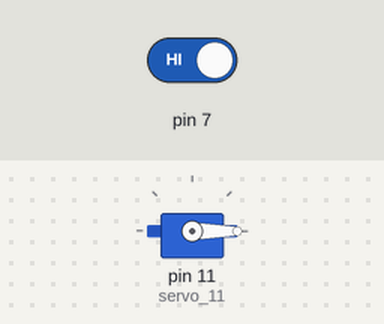
This sketch was run on a simulated Arduino Uno, built with avr-gcc and run on an emulated ATmega328P. On the bench: servo. Inputs (shaded band) come from the test bench; at power-on: pin 7 HIGH.

Above: at 2.8 s.
2.9 s: pin 7 driven LOW
At 3.9 s:
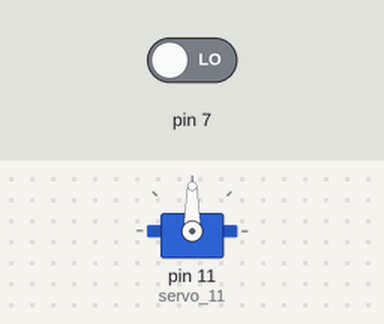
4.5 s: pin 7 driven HIGH
At 8.9 s:
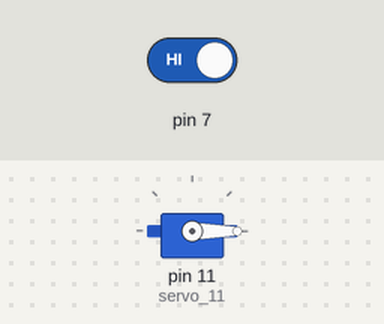
Timing chart, 0 to 10.4 s (numbered marks = the images above; inputs shaded):
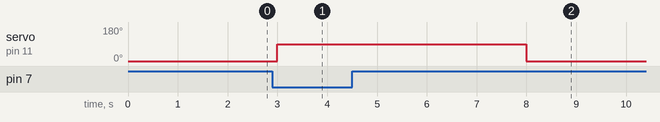

Measured:
- after the input at 2.9 s, servo on pin 11 (servo_11): 0° → 90° after 0.10 s
- after the input at 4.5 s, servo on pin 11 (servo_11): 90° → 0° after 3.5 s

The sketch:

Automatic_garage_door1.ino
```cpp
#include <Servo.h>

Servo servo_11;

void setup(){
  pinMode(7, INPUT);
  servo_11.attach(11);
}

void loop(){
  // 判断连接在D7号管脚的红外避障传感器是否感应到车，“0”表示感应到，“1”表示没感应到
  if (digitalRead(7) == 0) {
    servo_11.write(90);
    delay(5000);

  } else {
    servo_11.write(0);
    delay(1000);

  }

}
```
